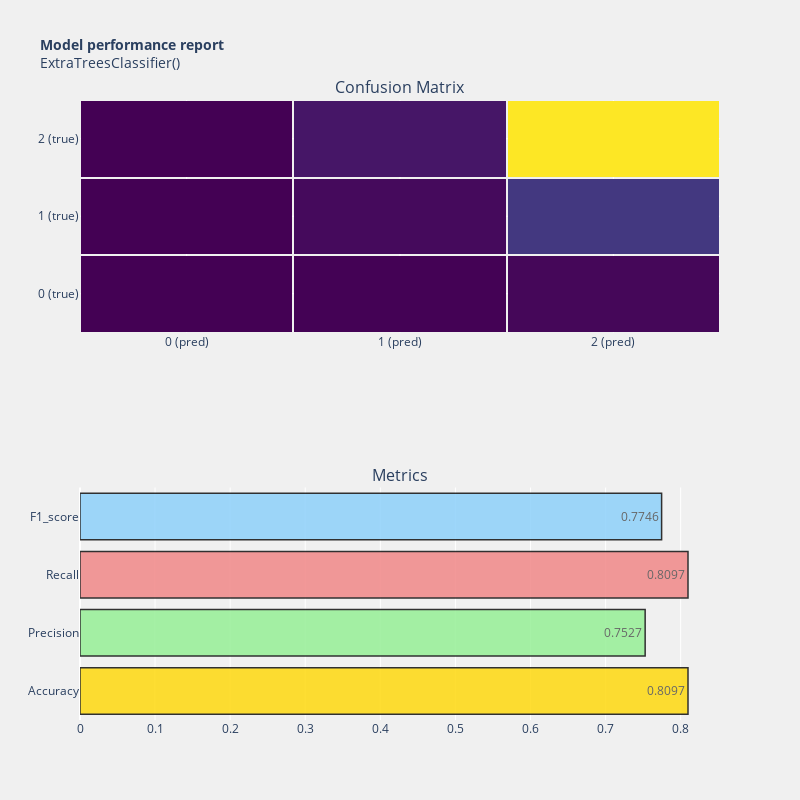

Notebook cell for this chart:
### Code cell
from sklearn.metrics import confusion_matrix
import plotly.graph_objects as go
from sklearn.metrics import precision_score,recall_score,f1_score

model_performance(extree,y_test,y_pred)

### Figure 1 — Plotly figure (JSON) as saved in the notebook; plotly's stock layout.template omitted (floating-point values rounded to 4 significant figures)
{"data": [{"colorscale": [[0, "#440154"], [0.1111, "#482878"], [0.2222, "#3e4989"], [0.3333, "#31688e"], [0.4444, "#26828e"], [0.5556, "#1f9e89"], [0.6667, "#35b779"], [0.7778, "#6ece58"], [0.8889, "#b5de2b"], [1, "#fde725"]], "showscale": false, "type": "heatmap", "x": ["0 (pred)", "1 (pred)", "2 (pred)"], "xaxis": "x", "xgap": 2, "y": ["0 (true)", "1 (true)", "2 (true)"], "yaxis": "y", "ygap": 2, "z": [[0, 6, 46], [1, 73, 478], [0, 172, 2919]]}, {"marker": {"color": ["gold", "lightgreen", "lightcoral", "lightskyblue"], "line": {"color": "#000000", "width": 1.5}}, "opacity": 0.8, "orientation": "h", "text": [0.8097, 0.7527, 0.8097, 0.7746], "textposition": "auto", "type": "bar", "x": [0.8097, 0.7527, 0.8097, 0.7746], "xaxis": "x2", "y": ["Accuracy", "Precision", "Recall", "F1_score"], "yaxis": "y2"}], "layout": {"annotations": [{"font": {"size": 16}, "showarrow": false, "text": "Confusion Matrix", "x": 0.5, "xanchor": "center", "xref": "paper", "y": 1, "yanchor": "bottom", "yref": "paper"}, {"font": {"size": 16}, "showarrow": false, "text": "Metrics", "x": 0.5, "xanchor": "center", "xref": "paper", "y": 0.375, "yanchor": "bottom", "yref": "paper"}], "autosize": true, "height": 800, "paper_bgcolor": "rgba(240,240,240, 0.95)", "plot_bgcolor": "rgba(240,240,240, 0.95)", "showlegend": false, "title": {"font": {"size": 14}, "text": "<b>Model performance report</b><br>ExtraTreesClassifier()"}, "width": 800, "xaxis": {"anchor": "y", "domain": [0, 1]}, "xaxis2": {"anchor": "y2", "domain": [0, 1]}, "yaxis": {"anchor": "x", "domain": [0.625, 1]}, "yaxis2": {"anchor": "x2", "domain": [0, 0.375]}}}
